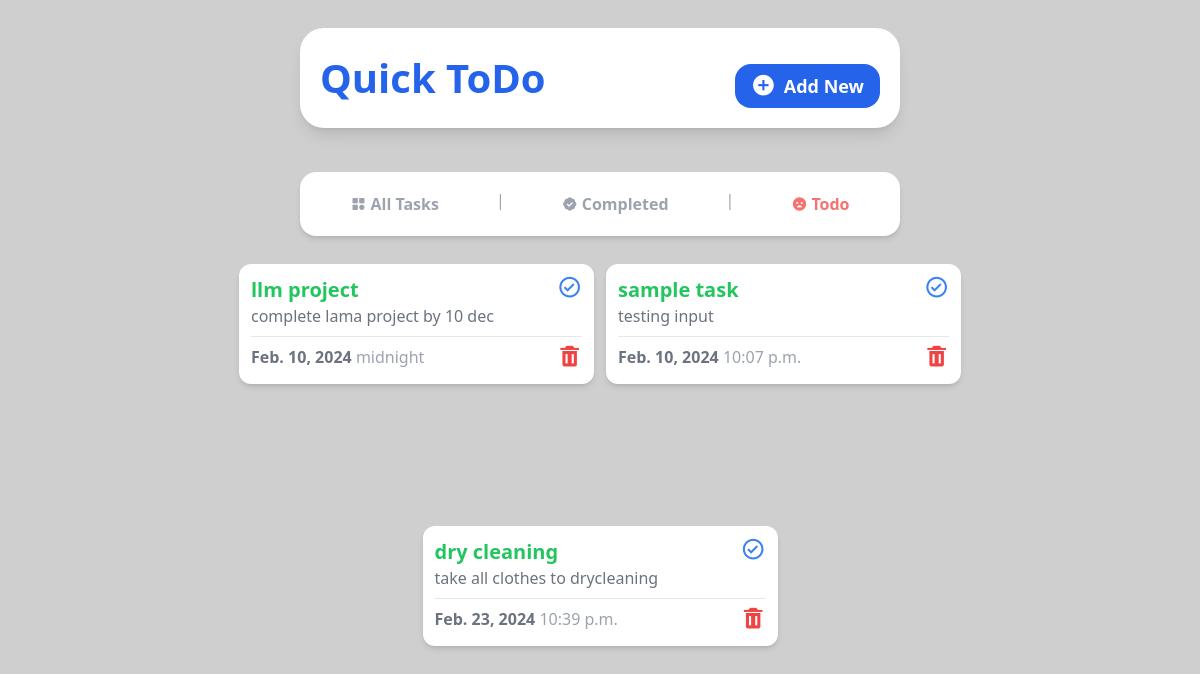
Page /remaining on the committed database.
### tasks/models.py (models this page shows, shortened)
class Task(models.Model):
    title = models.CharField(max_length=35)
    description = models.TextField(null=True, blank = True)
    due_date = models.DateField()
    due_time = models.TimeField()
    completed = models.BooleanField(default=False)

### tasks/views.py (the view)
# urls.py: path('remaining', views.remaining,name='remaining'),
def remaining(request):
    remaining_tasks = Task.objects.filter(completed=False)
    context = {
        'tasks': remaining_tasks
    }
    return render(request, 'remaining.html', context)

### tasks/templates/remaining.html
{% include 'base.html'%} {% include 'remaining_nav.html'%} {%block content%}
<section
  class="flex flex-1 flex-wrap justify-center gap-3 bg-[#fff0] w-10/12 md:w-11/12 h-full mb-3 rounded-2xl p-3 overflow-y-auto scrollbar-hide"
>
  {% for task in tasks%}
  <div
    class="w-[355px] shadow-md flex flex-col bg-white h-[120px] rounded-xl p-3">
    <div class="flex flex-row justify-between">
      <div>
        <a href="{% url 'task_detail' task.id  %}">
          <h1 class="text-green-500 font-semibold text-xl">
            {{task.title}}
          </h1>
        </a>
        <p class="text-gray-500 text-md">
          {{task.description | slice:":35"}}
        </p>
      </div>
      <a href="">
        <i class="bx bx-check-circle bx-sm text-blue-500"></i>
      </a>
    </div>
    <hr class="border-t border-gray-200 my-2" />
    <div class="flex flex-row justify-between">
      <h2 class="text-gray-500 font-bold">
        {{task.due_date}} <span class="font-medium text-gray-400">{{task.due_time}}</span>
      </h2>
      <a href="{% url 'delete' task.id %}">
        <i class="bx bxs-trash bx-sm text-red-500"></i>
      </a>
    </div>
  </div>
  {% endfor%}
</section>
{% endblock content%}

### tasks/static/style.css (style rules this page uses)
html { line-height: 1.5; -webkit-text-size-adjust: 100%; -moz-tab-size: 4; -o-tab-size: 4; tab-size: 4; font-family: ui-sans-serif, system-ui, -apple-system, BlinkMacSystemFont, "Segoe UI", Roboto, "Helvetica Neue", Arial, "Noto Sans", sans-serif, "Apple Color Emoji", "Segoe UI Emoji", "Segoe UI Symbol", "Noto Color Emoji"; font-feature-settings: normal; font-variation-settings: normal; }
body { margin: 0; line-height: inherit; }
hr { height: 0; color: inherit; border-top-width: 1px; }
h1, h2, h3, h4, h5, h6 { font-size: inherit; font-weight: inherit; }
a { color: inherit; text-decoration: inherit; }
blockquote, dl, dd, h1, h2, h3, h4, h5, h6, hr, figure, p, pre { margin: 0; }
.my-2 { margin-top: 0.5rem; margin-bottom: 0.5rem; }
.mb-3 { margin-bottom: 0.75rem; }
.flex { display: flex; }
.h-\[120px\] { height: 120px; }
.h-full { height: 100%; }
.h-screen { height: 100vh; }
.w-10\/12 { width: 83.333333%; }
.w-\[355px\] { width: 355px; }
.flex-1 { flex: 1 1 0%; }
.flex-row { flex-direction: row; }
.flex-col { flex-direction: column; }
.flex-wrap { flex-wrap: wrap; }
.items-center { align-items: center; }
.justify-center { justify-content: center; }
.justify-between { justify-content: space-between; }
.gap-3 { gap: 0.75rem; }
.gap-4 { gap: 1rem; }
.overflow-y-auto { overflow-y: auto; }
.rounded-2xl { border-radius: 1rem; }
.rounded-xl { border-radius: 0.75rem; }
.border-t { border-top-width: 1px; }
.border-gray-200 { --tw-border-opacity: 1; border-color: rgb(229 231 235 / var(--tw-border-opacity)); }
.bg-\[\#cfcfcf\] { --tw-bg-opacity: 1; background-color: rgb(207 207 207 / var(--tw-bg-opacity)); }
.bg-\[\#fff0\] { background-color: #fff0; }
.bg-white { --tw-bg-opacity: 1; background-color: rgb(255 255 255 / var(--tw-bg-opacity)); }
.p-3 { padding: 0.75rem; }
.text-xl { font-size: 1.25rem; line-height: 1.75rem; }
.font-bold { font-weight: 700; }
.font-medium { font-weight: 500; }
.font-semibold { font-weight: 600; }
.text-blue-500 { --tw-text-opacity: 1; color: rgb(59 130 246 / var(--tw-text-opacity)); }
.text-gray-400 { --tw-text-opacity: 1; color: rgb(156 163 175 / var(--tw-text-opacity)); }
.text-gray-500 { --tw-text-opacity: 1; color: rgb(107 114 128 / var(--tw-text-opacity)); }
.text-green-500 { --tw-text-opacity: 1; color: rgb(34 197 94 / var(--tw-text-opacity)); }
.text-red-500 { --tw-text-opacity: 1; color: rgb(239 68 68 / var(--tw-text-opacity)); }
.shadow-md { --tw-shadow: 0 4px 6px -1px rgb(0 0 0 / 0.1), 0 2px 4px -2px rgb(0 0 0 / 0.1); --tw-shadow-colored: 0 4px 6px -1px var(--tw-shadow-color), 0 2px 4px -2px var(--tw-shadow-color); box-shadow: var(--tw-ring-offset-shadow, 0 0 #0000), var(--tw-ring-shadow, 0 0 #0000), var(--tw-shadow); }
@media (min-width: 768px) { .md\:w-11\/12 { width: 91.666667%; } }

### rows in the picture
Task: title "llm project", description "complete lama project by 10 dec", due_date "Feb. 10, 2024", due_time "midnight"
Task: title "sample task", description "testing input", due_date "Feb. 10, 2024", due_time "10:07 p.m."
Task: title "dry cleaning", description "take all clothes to drycleaning", due_date "Feb. 23, 2024", due_time "10:39 p.m."
